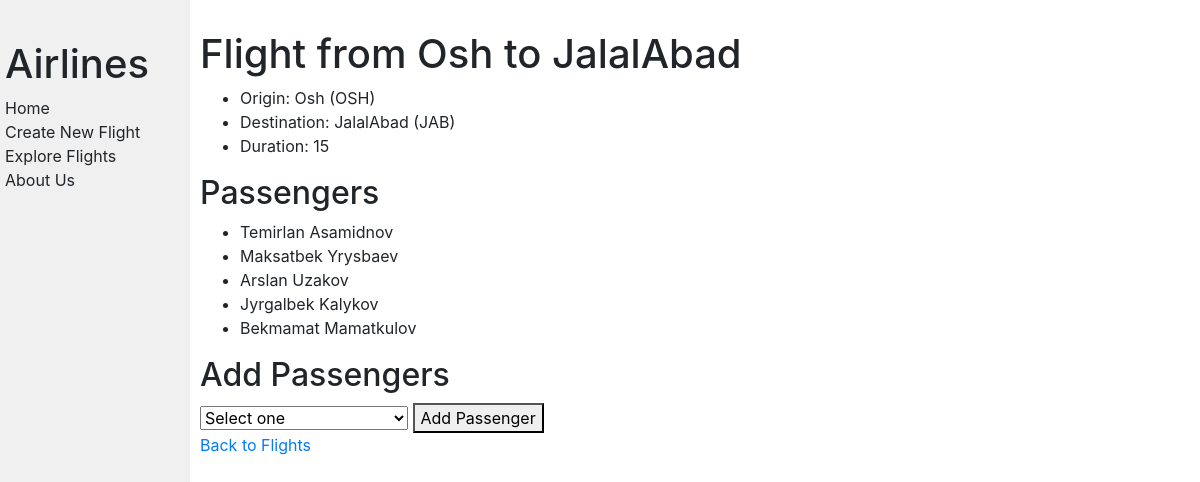
Page /flights/7 on the committed database.
### flights/models.py (models this page shows, shortened)
class Flight(models.Model):
    origin = models.ForeignKey('Airport', related_name='departures', on_delete=models.CASCADE)
    destination = models.ForeignKey('Airport', related_name='arrivals', on_delete=models.CASCADE)
    duration = models.IntegerField()

class Airport(models.Model):
    code = models.CharField(max_length=3)
    city = models.CharField(max_length=64)
    def __str__(self):
        return f"{self.city} ({self.code})"

class Passengers(models.Model):
    first = models.CharField(max_length=64)
    last = models.CharField(max_length=64)
    flights = models.ManyToManyField(Flight, blank=True, related_name='passengers')
    def __str__(self):
        return f"{self.first} {self.last}"

### flights/views.py (the view)
# urls.py: path("<int:flight_id>", views.flight, name="flight"),
def flight(request, flight_id):
    try:
        flight = Flight.objects.get(pk=flight_id)
        return render(request, "flights/flight.html", {
            "flight": flight,
            "passengers": flight.passengers.all(),
            "non_passengers": Passengers.objects.exclude(flights=flight).all(),
        })
    except Flight.DoesNotExist:
        return render(request, "flights/error.html", {
            "message": "Flight not found."
        })

### flights/templates/flights/flight.html (shortened to what this page needs)
{% extends "flights/layout.html" %}
{% block body %}
    <h1>Flight from {{ flight.origin.city }} to {{ flight.destination.city }}</h1>
    <ul>
        <li>Origin: {{ flight.origin }}</li>
        <li>Destination: {{ flight.destination }}</li>
        <li>Duration: {{ flight.duration }}</li>
    </ul>
    <h2>Passengers</h2>
    <ul>
        {% for passenger in passengers %}
            <li>{{ passenger }}</li>
        {% empty %}
            <li>No passengers on this flight.</li>
        {% endfor %}
    </ul>
    <h2>Add Passengers</h2>
    <form action="{% url 'book' flight.id %}" method="post">
        <select name="passenger" required>
            <option disabled selected value="">Select one</option>
        </select>
        <button type="submit">Add Passenger</button>
    </form>
    <a href="{% url 'index' %}">Back to Flights</a>
{% endblock %}

### flights/static/flights/styles.css (style rules this page uses)
body { margin: 0; background-color: white; }
h1 { margin-top: 0px; padding-top: 20px; }

### rows in the picture
Flight: origin.city "Osh", destination.city "JalalAbad", origin "Osh (OSH)", destination "JalalAbad (JAB)", duration "15"
Passengers: first+last "Temirlan Asamidnov"
Passengers: first+last "Maksatbek Yrysbaev"
Passengers: first+last "Arslan Uzakov"
Passengers: first+last "Jyrgalbek Kalykov"
Passengers: first+last "Bekmamat Mamatkulov"
